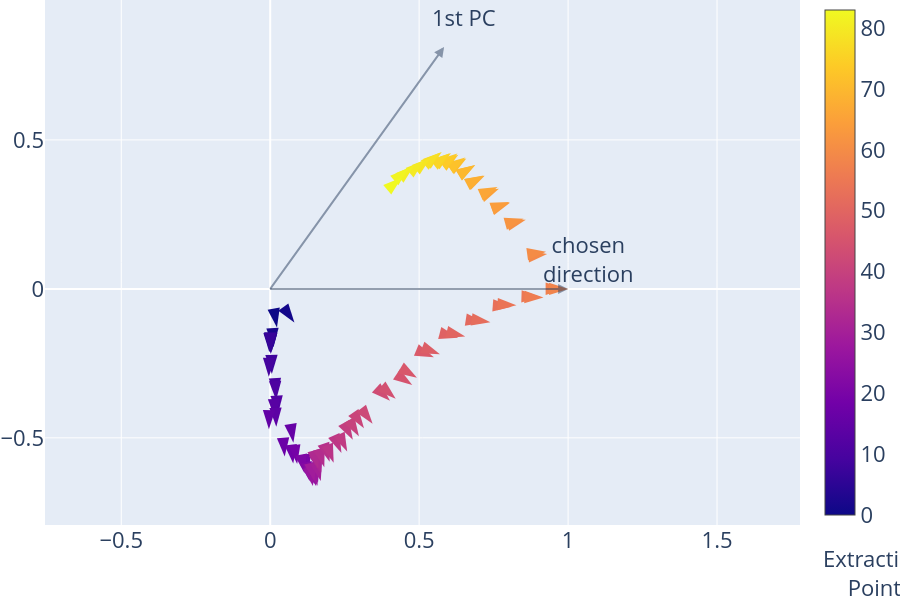

Here is the notebook cell this chart was saved with:
### Markdown cell above
### Steering Plane Visualization

### Code cell
# first basis is the chosen direction (in this case, the one with the highest similarity)
print(max_mean_cosine_layer, max_mean_cosine_act_idx)
u1 = refusal_dirs[max_mean_cosine_layer][max_mean_cosine_act_idx].cpu().numpy().copy()

# second basis is the first principal component
u2 = components[0].copy()

b1 = u1 / np.linalg.norm(u1)
b2 = u2 - (u2 @ b1) * b1
b2 /= np.linalg.norm(b2)
P = np.outer(b1, b1) + np.outer(b2, b2)

prj_matrix = np.column_stack([b1, b2])
refusal_dirs_mapped = refusal_dirs_flatten @ prj_matrix

fig = go.Figure()

norms = np.linalg.norm(refusal_dirs_mapped, axis=1)
x = refusal_dirs_mapped[:, 0] / norms
y = refusal_dirs_mapped[:, 1] / norms
angle = np.arctan2(y, x)

for point, label in zip(
    [u1 @ prj_matrix, u2 @ prj_matrix], ["chosen<br>direction", "1st PC"]
):
    fig.add_annotation(
        ax=0,
        ay=0,
        x=point[0],
        y=point[1],
        axref="x",
        ayref="y",
        showarrow=True,
        arrowhead=2,
        arrowwidth=2,
        xanchor="right",
        yanchor="top",
        opacity=0.5,
    )
    fig.add_annotation(
        x=point[0],
        y=point[1],
        text=label,
        font=dict(size=22),
        showarrow=False,
        yshift=30,
        xshift=20,
    )

points = go.Scatter(
    x=refusal_dirs_mapped[:, 0],
    y=refusal_dirs_mapped[:, 1],
    text=[str(i) for i in range(len(refusal_dirs_mapped))],
    mode="markers",
    marker=dict(
        symbol="arrow",
        angle=90 - np.degrees(angle),
        size=20,
        color=[i for i in range(refusal_dirs_mapped.shape[0])],
        showscale=True,
    ),
    name="layers",
    showlegend=True,
)
fig.add_trace(points)

fig.add_annotation(
    xref="paper",
    yref="paper",
    text="Extraction<br>Point",
    font=dict(size=22),
    showarrow=False,
    x=1.17,
    y=-0.15,
)


fig.update_layout(
    autosize=False,
    height=600,
    yaxis_scaleanchor="x",
    yaxis_scaleratio=1,
    xaxis_dtick=0.5,
    yaxis_dtick=0.5,
    font=dict(size=22),
    margin=dict(l=0, r=100, t=0, b=75),
    legend=dict(visible=False),
)

fig.show()

# fig.write_image(VISUALIZATION_DIR / "steering_plane.pdf", scale=5)

### Figure 1 — Plotly figure (JSON) as saved in the notebook; plotly's stock layout.template omitted (floating-point values rounded to 4 significant figures)
{"data": [{"marker": {"angle": [170.0, 144.4, 176.7, 179.4, -179.2, 178.7, 179.5, -179.8, 178.9, -179.1, 177.0, 177.0, 176.6, 178.0, 177.5, -179.5, 171.4, 175.1, 172.5, 171.2, 168.2, 169.5, 168.4, 167.5, 166.1, 167.3, 166.9, 167.8, 166.5, 167.1, 165.3, 164.9, 164.5, 165.0, 163.1, 161.0, 160.0, 156.5, 154.7, 151.3, 149.0, 146.1, 142.8, 133.1, 131.2, 124.1, 121.2, 112.7, 111.1, 104.6, 103.7, 98.92, 98.61, 94.23, 93.83, 91.71, 91.83, 89.97, 90.0, 82.8, 82.31, 74.86, 74.51, 70.22, 70.06, 66.34, 65.83, 62.16, 62.04, 58.87, 58.89, 56.4, 56.06, 54.48, 54.11, 53.06, 52.87, 51.41, 51.27, 50.72, 50.2, 49.38, 48.86, 49.74], "color": [0, 1, 2, 3, 4, 5, 6, 7, 8, 9, 10, 11, 12, 13, 14, 15, 16, 17, 18, 19, 20, 21, 22, 23, 24, 25, 26, 27, 28, 29, 30, 31, 32, 33, 34, 35, 36, 37, 38, 39, 40, 41, 42, 43, 44, 45, 46, 47, 48, 49, 50, 51, 52, 53, 54, 55, 56, 57, 58, 59, 60, 61, 62, 63, 64, 65, 66, 67, 68, 69, 70, 71, 72, 73, 74, 75, 76, 77, 78, 79, 80, 81, 82, 83], "showscale": true, "size": 20, "symbol": "arrow"}, "mode": "markers", "name": "layers", "showlegend": true, "text": ["0", "1", "2", "3", "4", "5", "6", "7", "8", "9", "10", "11", "12", "13", "14", "15", "16", "17", "18", "19", "20", "21", "22", "23", "24", "25", "26", "27", "28", "29", "30", "31", "32", "33", "34", "35", "36", "37", "38", "39", "40", "41", "42", "43", "44", "45", "46", "47", "48", "49", "50", "51", "52", "53", "54", "55", "56", "57", "58", "59", "60", "61", "62", "63", "64", "65", "66", "67", "68", "69", "70", "71", "72", "73", "74", "75", "76", "77", "78", "79", "80", "81", "82", "83"], "type": "scatter", "x": [0.02274, 0.08119, 0.01119, 0.002304, -0.002945, 0.004736, 0.001983, -0.0006745, 0.005475, -0.004736, 0.01914, 0.01983, 0.02534, 0.01514, 0.02049, -0.004432, 0.07783, 0.04866, 0.0773, 0.09055, 0.1293, 0.115, 0.1322, 0.1431, 0.1606, 0.1483, 0.1542, 0.1434, 0.1585, 0.1488, 0.1698, 0.1668, 0.1713, 0.1615, 0.1816, 0.1996, 0.213, 0.2391, 0.2584, 0.2773, 0.2978, 0.3148, 0.3437, 0.4023, 0.4212, 0.4768, 0.4925, 0.5495, 0.5698, 0.6309, 0.6545, 0.7196, 0.7391, 0.8109, 0.8265, 0.9073, 0.9173, 0.9884, 1.0, 0.9296, 0.9259, 0.858, 0.8505, 0.8048, 0.8032, 0.7678, 0.7631, 0.7199, 0.7164, 0.6881, 0.6875, 0.6584, 0.6551, 0.6314, 0.6285, 0.6069, 0.6006, 0.5757, 0.5686, 0.5383, 0.5168, 0.4824, 0.4646, 0.4416], "y": [-0.1292, -0.1132, -0.1957, -0.2098, -0.2124, -0.212, -0.2182, -0.2102, -0.2858, -0.2952, -0.3633, -0.3729, -0.4224, -0.4334, -0.4629, -0.4709, -0.5167, -0.563, -0.5865, -0.5878, -0.6181, -0.6192, -0.6446, -0.6474, -0.6506, -0.656, -0.6625, -0.6614, -0.6606, -0.6472, -0.6451, -0.6177, -0.6164, -0.6045, -0.5986, -0.5806, -0.5837, -0.5505, -0.546, -0.5063, -0.4948, -0.4681, -0.4524, -0.3759, -0.369, -0.3228, -0.2983, -0.2298, -0.2197, -0.1639, -0.1598, -0.1129, -0.1119, -0.05998, -0.05531, -0.02711, -0.02928, 0.0005241, -1.085e-07, 0.1174, 0.125, 0.2321, 0.2357, 0.2894, 0.2914, 0.3365, 0.3424, 0.3802, 0.3803, 0.4155, 0.4149, 0.4375, 0.4409, 0.4507, 0.4548, 0.4564, 0.4548, 0.4594, 0.456, 0.4403, 0.4307, 0.4137, 0.4058, 0.374]}], "layout": {"annotations": [{"arrowhead": 2, "arrowwidth": 2, "ax": 0, "axref": "x", "ay": 0, "ayref": "y", "opacity": 0.5, "showarrow": true, "x": 1.0, "xanchor": "right", "y": -1.201e-07, "yanchor": "top"}, {"font": {"size": 22}, "showarrow": false, "text": "chosen<br>direction", "x": 1.0, "xshift": 20, "y": -1.201e-07, "yshift": 30}, {"arrowhead": 2, "arrowwidth": 2, "ax": 0, "axref": "x", "ay": 0, "ayref": "y", "opacity": 0.5, "showarrow": true, "x": 0.5837, "xanchor": "right", "y": 0.812, "yanchor": "top"}, {"font": {"size": 22}, "showarrow": false, "text": "1st PC", "x": 0.5837, "xshift": 20, "y": 0.812, "yshift": 30}, {"font": {"size": 22}, "showarrow": false, "text": "Extraction<br>Point", "x": 1.17, "xref": "paper", "y": -0.15, "yref": "paper"}], "autosize": false, "font": {"size": 22}, "height": 600, "legend": {"visible": false}, "margin": {"b": 75, "l": 0, "r": 100, "t": 0}, "xaxis": {"dtick": 0.5}, "yaxis": {"dtick": 0.5, "scaleanchor": "x", "scaleratio": 1}}}
